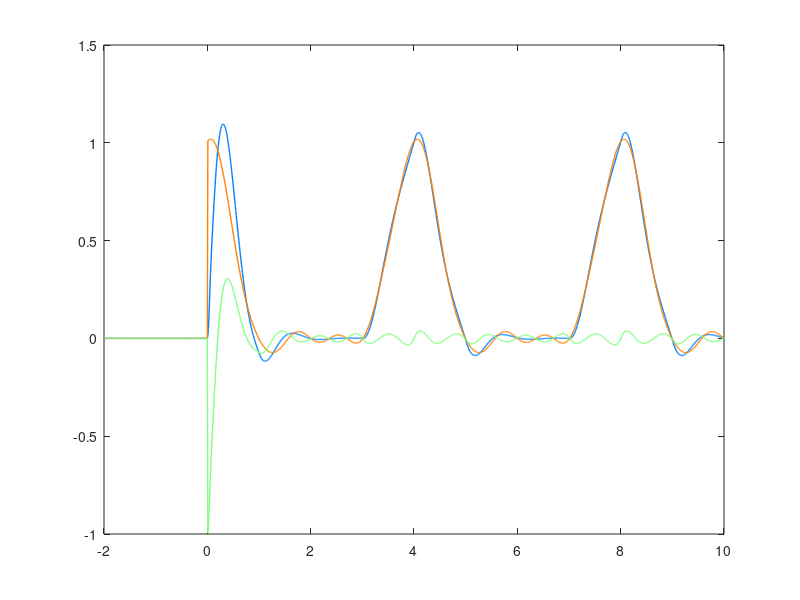

MATLAB code for this plot:
%% First, we created the system

M1 = 400;
M2 = 40;
K1 = 17500;
K2 = 200000;
B1 = 2500;
B2 = 0;

H = [1 0 0 0];
PHI = [0
    K2];
PSI = [0
    B2];
I = [1 0
    0 1];
M = [M1 0
    0 M2];
K = [K1 -K1
    -K1 K1+K2];
B = [B1 -B1
    -B1 B1+B2];

zeri= [0 0
    0 0];

zeri2 = [0 
     0];

F = [zeri I
    -inv(M)*K -inv(M)*B];

G1 = [0
      0
    M\PHI];

G2 = F*[0
    0
    M\PSI];

G = G1 + G2;

P = tf(ss(F,G,H,0));

%% In the second part we created the input signals

t = -1.99:0.01:10;                          % time
u = 0 * t;                                      % creates a zero valued functions
uL = 0 * t;
yL = 0 * t;

T = 1;
T0 = 4;

i = 1;  
for j=-1.99:0.01:10                        % it creates the original signal
    if (j >= 0)
        for k=0:6
            if (j >= k*T0-T) && (j<= k*T0)
                u(i) = 1 - abs((j-k*T0)/T);
            end
        end
    end
    i=i+1;
end
i = 1;  
for j=-1.99:0.01:10                      
    if (j >= 0)
        for k=0:6
            if (j >= k*T0) && (j<= k*T0+T)
                u(i) = 1 - abs((j-k*T0)/T);
            end
        end
    end
    i=i+1;
end
L=5;                                            % it creates the approximate signal
for k=-L:1:L
    yk = T/T0*sinc(k*T/T0)^2;
    [mag,phase,wout] = bode(P, 2*pi*k/T0);
    yk = yk*exp(1i*(2*pi*k*t/T0 + phase*pi/180))*mag;
    yL = yL + yk;                      
end
% yL = 0 * t;
% for k=1:L
%     yk = T/T0*sinc(k*T/T0)^2;
%     [mag,phase,wout] = bode(P, k/T0);
%     yk = yk*cos(2*pi*k*t/T0 + phase )*mag;
%     yL = yL + yk;                      
% end
% yL = T/T0 + 2*yL;
for i=1:1:200
    yL(i) = 0;
end

%% In the end we simulated the output signals
 
y = lsim(P,u,t);

eL = y - yL';                                    % calculate the MSE
plot(t, eL);
MSE = 0;
for i=800:1:1000
   MSE = MSE + abs(eL(i))^2*0.01; 
end
MSE = MSE/T0

% Py = 0;                                         % verify if the MSE is correct
% for i=800:1:1000
%    Py = Py + abs(y(i))^2*0.01; 
% end
% Py = Py/T0;
% PyL = 0;
% for i=800:1:1000
%    PyL = PyL + abs(yL(i))^2*0.01; 
% end
% PyL = PyL/T0;
% 
% MSE2 = Py - PyL

plot(t, y, 'Color', [0 0.5 1],'LineWidth', 1);
hold on;
plot(t, yL, 'Color', [1 0.5 0],'LineWidth', 1); 
hold on
plot(t, eL, 'Color', [0.5 1 0.5],'LineWidth', 1);
hold off